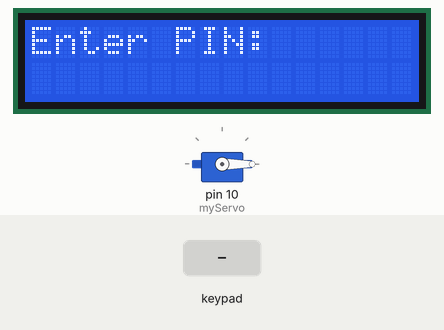
This sketch was run on a simulated Arduino Uno, built with avr-gcc and run on an emulated ATmega328P. Parts: servo, 16×2 character LCD. Inputs (shaded band) come from the test bench. What the sketch prints to the serial monitor is not drawn.

Above: at 1.2 s.
1.3 s: keypad keys 1 2 3 4 pressed 0.4 s apart
At 3.7 s:
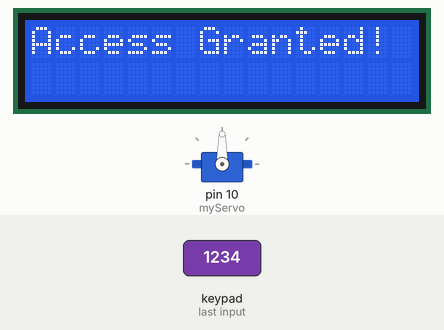
5.9 s: keypad keys 6 7 8 9 pressed 0.4 s apart
At 8.5 s:
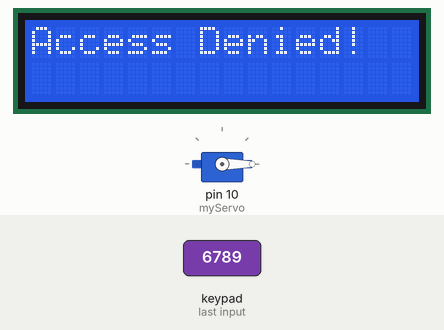
10.5 s: key 'A' pressed
At 11.7 s:
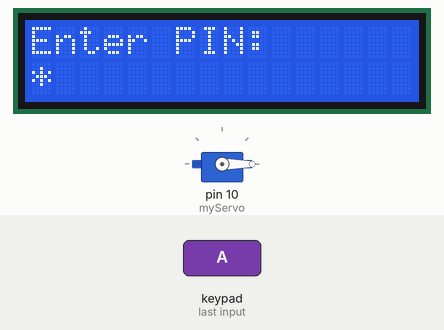
12.0 s: key '1' pressed
At 12.8 s:
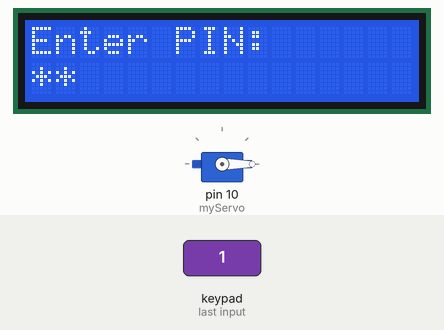
13.5 s: key '2' pressed
At 13.9 s:
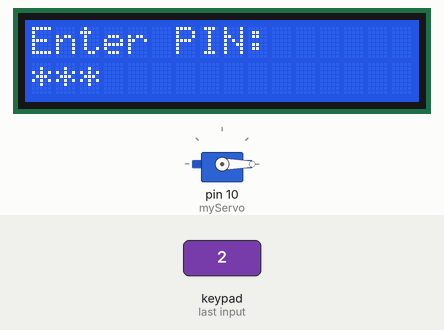
15.0 s: keypad keys 1 2 3 4 # pressed 0.4 s apart
At 18.8 s:
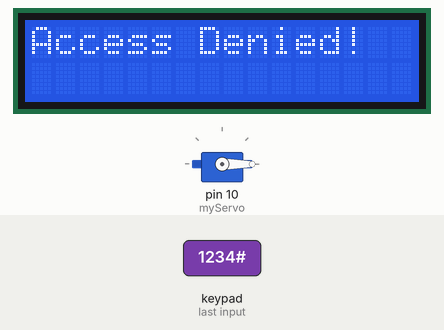
Timing chart, 0 to 19.8 s (numbered marks = the images above; inputs shaded):
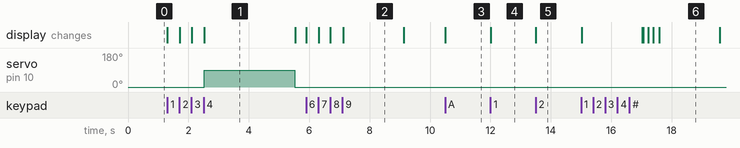

The sketch:

sketch.ino
```cpp
#include <Keypad.h>
#include <Servo.h>
#include <LiquidCrystal_I2C.h>
#include <Wire.h>

LiquidCrystal_I2C lcd(0x27, 16, 2);

const byte ROWS = 4;
const byte COLS = 4;
char keys[ROWS][COLS] = {
  {'1', '2', '3', 'A'},
  {'4', '5', '6', 'B'},
  {'7', '8', '9', 'C'},
  {'*', '0', '#', 'D'}
};


byte rowPins[ROWS] = {6, 7, 8, 9};
byte colPins[COLS] = {2, 3, 4, 5};

Keypad keypad = Keypad(makeKeymap(keys), rowPins, colPins, ROWS, COLS);

// Servo Setup

Servo myServo;
char masterCode[] = "1234";
char inputCode[5];
byte inputCount = 0;


void setup() {
  myServo.attach(10);
  myServo.write(0);
  Serial.begin(9600);

  // LCD
  lcd.init();
  lcd.backlight();
  lcd.setCursor(0, 0);
  lcd.print("Enter PIN:");
}

void loop() {
  char key = keypad.getKey();
  if (key) {
    Serial.print(key);

    lcd.setCursor(inputCount, 1);
    lcd.print('*');

    inputCode[inputCount] = key;
    inputCount++;
    if (inputCount == 4) {
      inputCode[4] = '\0';

      lcd.clear();
      lcd.setCursor(0, 0);
      if (strcmp(inputCode, masterCode) == 0) {
        Serial.println("Access Granted!");
        lcd.print("Access Granted!");
        myServo.write(90);
        delay(3000);
        myServo.write(0);
      } else {
        Serial.println("Access Denied!");
        lcd.print("Access Denied!");
        delay(2000);
      }
      inputCount = 0;
      lcd.clear();
      lcd.setCursor(0, 0);
      lcd.print("Enter PIN:");
    }
  }

}
```

Measured:
- after the input at 1.3 s, servo on pin 10 (myServo): 0° → 90° after 1.2 s, → 0° 3.0 s later; the display: first changes at once (image 1 shows a later state)
- after the input at 5.9 s, the display: first changes at once (image 2 shows a later state)
- after the input at 10.5 s, the display: changes at once (image 3)
- after the input at 12.0 s, the display: changes at once (image 4)
- after the input at 13.5 s, the display: changes at once (image 5)
- after the input at 15.0 s, the display: changes at once (image 6)
- what the display in image 1 shows lasts 3.0 s, from 2.5 s to 5.5 s
